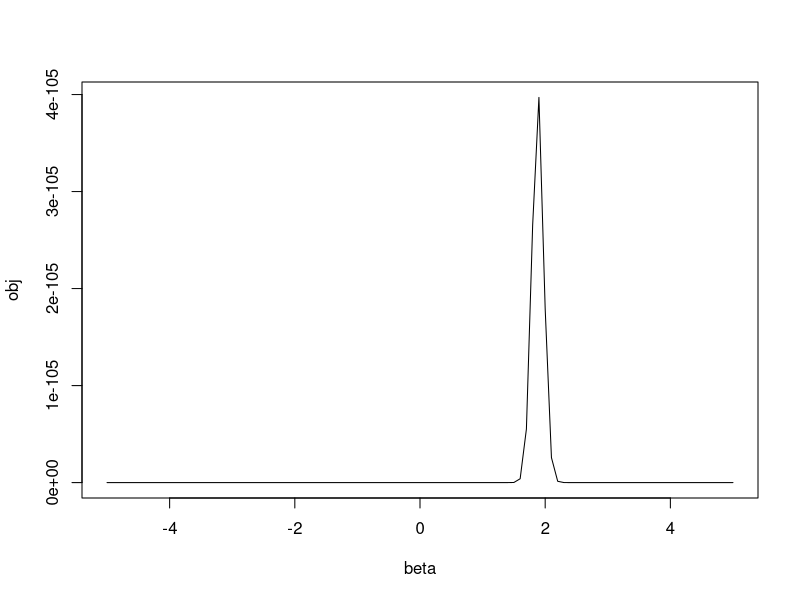
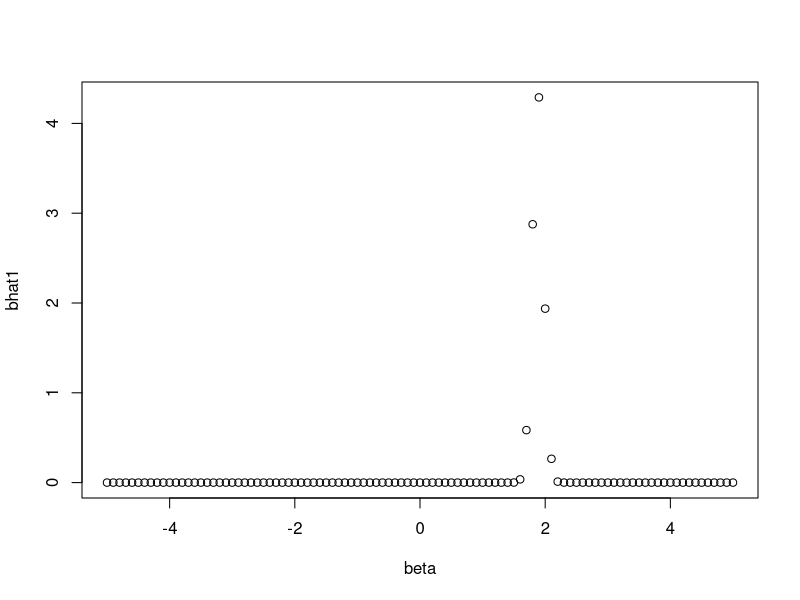
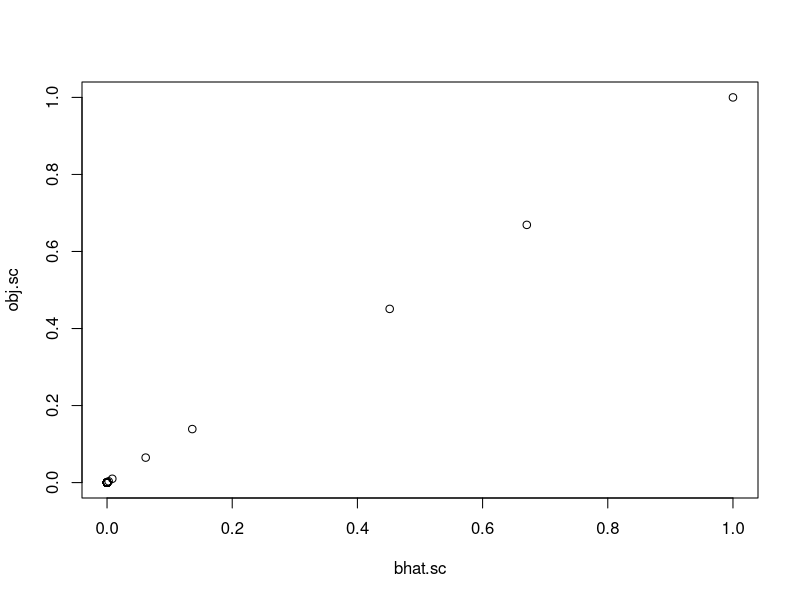
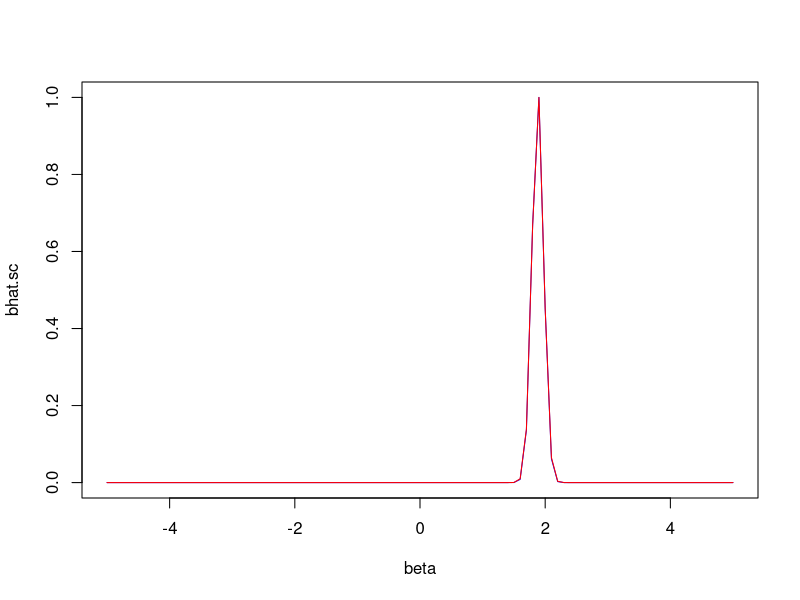

R code for these plots, in order:
# Christian Benner 2016 Bioinformatics
# FINEMAP: efficient variable selection using summary data from genome-wide association studies

# the likelihood function: p(y | beta, x) is proportional to N(bhat|beta, var(bhat))

x = rnorm(1e2, 0, 3)
y = 2 * x + rnorm(1e2, 0, 3)

f = lm(y ~ x - 1)
coefficients(f)

summary(f)

beta = seq(-5, 5, .1)

obj = sapply(beta, function(beta1) {
  mean1 = x * beta1
  sd1 = sd(y - mean1)
  exp(sum(dnorm(y, mean = mean1, sd = sd1, log = T)))
})

plot(beta, obj, type = "l")

bhat1 = dnorm(beta, mean = coefficients(f)["x"], sd = summary(f)$coefficients["x", "Std. Error"])
bhat2 = dnorm(coefficients(f)["x"], mean = beta, sd = summary(f)$coefficients["x", "Std. Error"])

# N(bhat|beta, var) is equivalent to N(beta|bhat, var)

all(bhat1 == bhat2)

plot(beta, bhat1)

obj.sc = obj / max(obj)
bhat.sc = bhat1 / max(bhat1)

plot(bhat.sc, obj.sc)

plot(beta, bhat.sc, type = "l", col = "blue")
lines(beta, obj.sc, col = "red")
